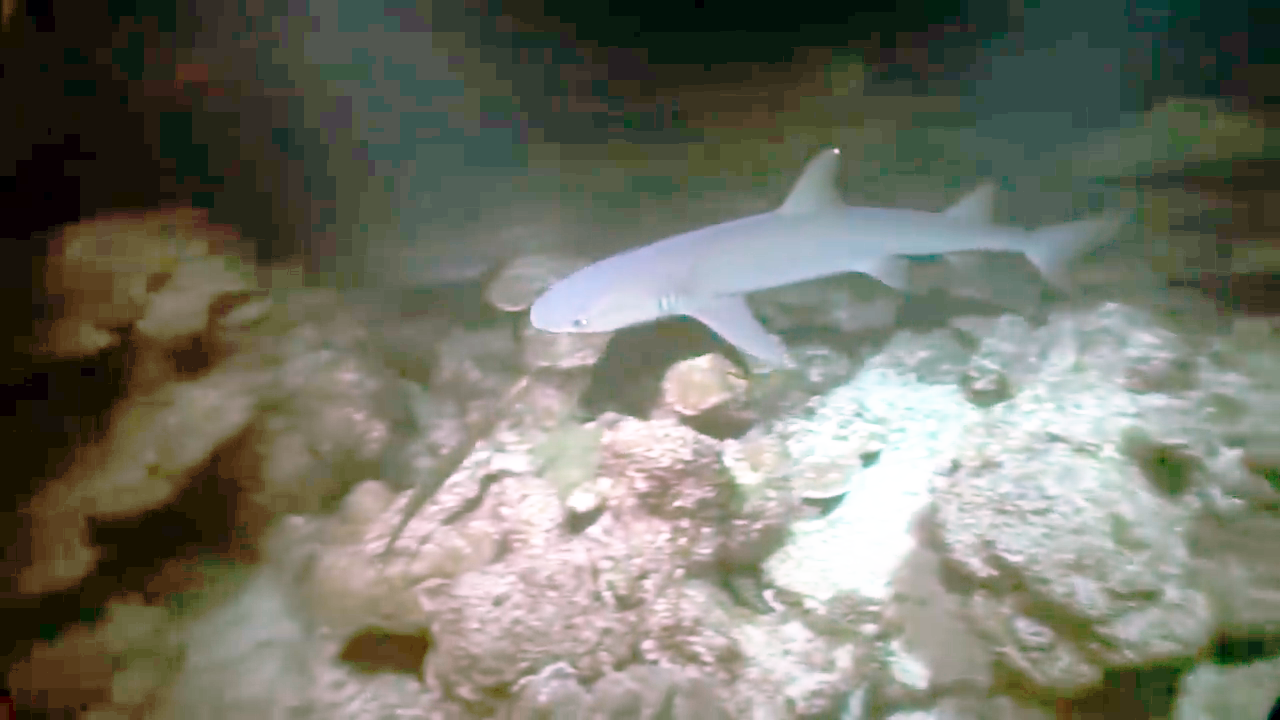
#> input picture RCG-Net/reference-780/12348.png, 1280 x 720 px, found by its file name; its folder holds only this picture in this run
$ python GetVar_Avg_RGB_Every.py
#> lines starting #> are read from the running program, lines starting #| are printed output that depends on the picture
# 获取 某个文件夹内所有图像的 RGB 三通道方差均值 的 直方图分布
import os
import cv2
import numpy as np
import matplotlib
import matplotlib.pyplot as plt

def compute_channel_variance_per_image(image_folder, IsOrNot = False):
#> called with image_folder = './1/reference-780', IsOrNot = False
    image_paths = [os.path.join(image_folder, f) for f in os.listdir(image_folder)
                   if f.endswith(('.png', '.jpg', '.jpeg', '.bmp'))]

    all_var_r, all_var_g, all_var_b = [], [], []
    var_mean_list = []
    mean_var_per_image = []  # 存储每张图像的均值和文件名

    print("每张图像的通道方差信息：\n")

    for path in image_paths:
        image_name = os.path.basename(path)
        image = cv2.imread(path)  # BGR
#> image is the input picture: shape (720, 1280, 3); mean B, G, R 103.6, 116, 115.4
        if image is None:
            print(f"跳过无法读取的图像: {path}")
            continue

        if IsOrNot:
            image = cv2.resize(image, (256, 256))

        var_b = np.var(image[:, :, 0])
#> var_b = 5101.7
        var_g = np.var(image[:, :, 1])
#> var_g = 4107.1
        var_r = np.var(image[:, :, 2])
#> var_r = 4414.3
        var_mean = (var_r + var_g + var_b) / 3
#> var_mean = 4541

        all_var_b.append((image_name, var_b))
        all_var_g.append((image_name, var_g))
        all_var_r.append((image_name, var_r))
        var_mean_list.append(var_mean)
        mean_var_per_image.append((image_name, var_mean))

        print(f"{image_name}: R_var={var_r:.2f}, G_var={var_g:.2f}, B_var={var_b:.2f}, Mean_var={var_mean:.2f}")
#| 12348.png: R_var=4414.27, G_var=4107.14, B_var=5101.68, Mean_var=4541.03

    def format_extremes(data, name, mean_val):
        sorted_data = sorted(data, key=lambda x: x[1])
        s = f"\n{name}通道平均方差: {mean_val:.2f}\n  最大三值："
        for n, v in sorted(data[-3:], key=lambda x: -x[1]):
            s += f"\n    {n}: {v:.2f}"
        s += f"\n  最小三值："
        for n, v in sorted_data[:3]:
            s += f"\n    {n}: {v:.2f}"
        return s

    r_mean = np.mean([x[1] for x in all_var_r])
#> r_mean = 4414.3
    g_mean = np.mean([x[1] for x in all_var_g])
#> g_mean = 4107.1
    b_mean = np.mean([x[1] for x in all_var_b])
#> b_mean = 5101.7
    global_mean = np.mean(var_mean_list)
#> global_mean = 4541

    print(format_extremes(all_var_r, "R", r_mean))
#> in format_extremes, `sorted_data = sorted(data, key=lambda x: x[1])`: sorted_data = [('12348.png', 4414.3)]
#> the loop in format_extremes, `for n, v in sorted(data[-3:], key=lambda x: -x[1]):` made 1 pass
#> the loop in format_extremes, `for n, v in sorted_data[:3]:` made 1 pass
#| R通道平均方差: 4414.27
#|   最大三值：
#|     12348.png: 4414.27
#|   最小三值：
#|     12348.png: 4414.27
    print(format_extremes(all_var_g, "G", g_mean))
#> the loop in format_extremes (call 2), `for n, v in sorted(data[-3:], key=lambda x: -x[1]):` made 1 pass
#> (n, v) on pass 1: ('12348.png', 4107.1)
#> the loop in format_extremes (call 2), `for n, v in sorted_data[:3]:` made 1 pass
#| G通道平均方差: 4107.14
#|   最大三值：
#|     12348.png: 4107.14
#|   最小三值：
#|     12348.png: 4107.14
    print(format_extremes(all_var_b, "B", b_mean))
#| B通道平均方差: 5101.68
#|   最大三值：
#|     12348.png: 5101.68
#|   最小三值：
#|     12348.png: 5101.68

    # 方差均值最大/最小三图
    sorted_mean_var = sorted(mean_var_per_image, key=lambda x: x[1])
#> sorted_mean_var = [('12348.png', 4541)]
    print(f"\n通道方差均值的全局平均: {global_mean:.2f}\n  最大三值：")
#| 通道方差均值的全局平均: 4541.03
#|   最大三值：
    for n, v in sorted(sorted_mean_var[-3:], key=lambda x: -x[1]):
        print(f"    {n}: {v:.2f}")
#> this loop made 1 pass
#> (printed output is left out)
    print("  最小三值：")
    for n, v in sorted_mean_var[:3]:
        print(f"    {n}: {v:.2f}")

    # 绘制分布直方图
    plt.figure(figsize=(8, 5))
    bins = np.arange(0, max(var_mean_list) + 200, 200)
    plt.hist(var_mean_list, bins=bins, edgecolor='black', color='skyblue')

    # 计算低于5000的比例
    below_5000 = sum(v < 5000 for v in var_mean_list)
#> below_5000 = 1
    total = len(var_mean_list)
#> total = 1
    percentage = (below_5000 / total) * 100
#> percentage = 100
    # 计算 95% 处的值
    percentile_95 = np.percentile(var_mean_list, 95)
#> percentile_95 = 4541

    # 确保输出目录存在
    folder_new = "var-every"
    os.makedirs(folder_new, exist_ok=True)

    # 设置支持中文的字体（如 SimHei 或 Microsoft YaHei）
    matplotlib.rcParams['font.sans-serif'] = ['SimHei']  # 黑体
    matplotlib.rcParams['axes.unicode_minus'] = False    # 正常显示负号

    name_now = os.path.basename(os.path.normpath(image_folder))
    if IsOrNot:
        plt.title(f"{name_now}-256 中 单张图像 的 三通道方差均值分布 直方图")
    else:
        plt.title(f"{name_now} 中 单张图像 的 三通道方差均值分布 直方图")
    plt.xlabel(f"方差 95%处值为 {percentile_95:.2f}, 通道方差均值 < 5000 占比：{percentage:.2f}% ")
    plt.ylabel("图像数量")
    plt.grid(True, linestyle='--', alpha=0.6)
    plt.tight_layout()
    if IsOrNot:
        plt.savefig(f"./var-every/var-{name_now}-256.png")
    else:
        plt.savefig(f"./{folder_new}/var-{name_now}.png")
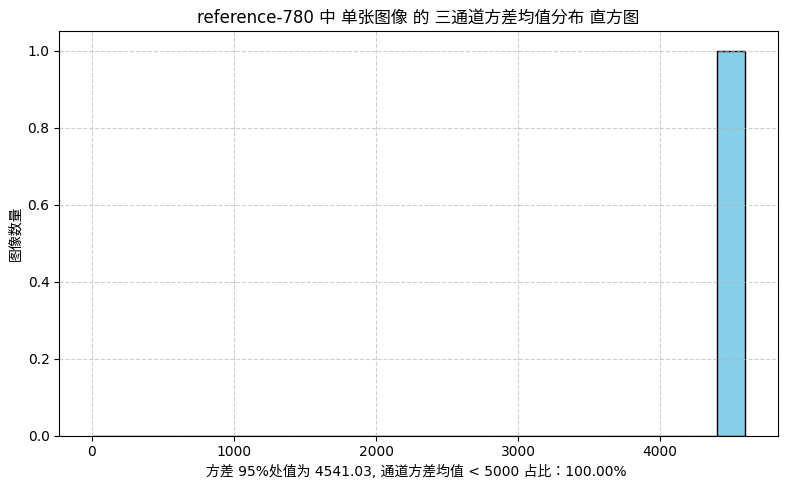
#> figure drawn by matplotlib, 1 panel; tallest bar 1 high, from x = 4400 to 4600
    print(f"\n分布直方图已保存为 var.png, 95%处值为 {percentile_95:.2f}, 方差 < 5000 的图像占比为 {percentage:.2f}%")
#| 分布直方图已保存为 var.png, 95%处值为 4541.03, 方差 < 5000 的图像占比为 100.00%

    suffix = "-256" if IsOrNot else ""
    # ✅ R/G/B 单独通道的分布直方图
    def draw_channel_hist(channel_data, channel_name, color, below):
        # 提取方差值列表
#> called with channel_name = 'R', color = 'salmon', below = 6000
        values = [v for _, v in channel_data]
#> values = [4414.3]
        # 计算低于5000的比例
        below_5000 = sum(v < below for v in values)
#> below_5000 = 1
        total = len(values)
#> total = 1
        percentage = (below_5000 / total) * 100
#> percentage = 100
        # ✅ 95% 处值
        percentile_95 = np.percentile(values, 95)
#> percentile_95 = 4414.3

        values = [v for _, v in channel_data]
        plt.figure(figsize=(8, 5))
        bins = np.arange(0, max(values) + 200, 200)
        plt.hist(values, bins=bins, edgecolor='black', color=color)
        plt.title(f"{name_now}{suffix} 中 单张图像 的 {channel_name} 通道方差分布")
        plt.xlabel(f"方差 95%处值为 {percentile_95:.2f}, 通道方差均值 < {below} 占比：{percentage:.2f}% ")
        plt.ylabel("图像数量")
        plt.grid(True, linestyle='--', alpha=0.6)
        plt.tight_layout()
        filename = f"./{folder_new}/var-{name_now}{suffix}-{channel_name}.png"
        plt.savefig(filename)
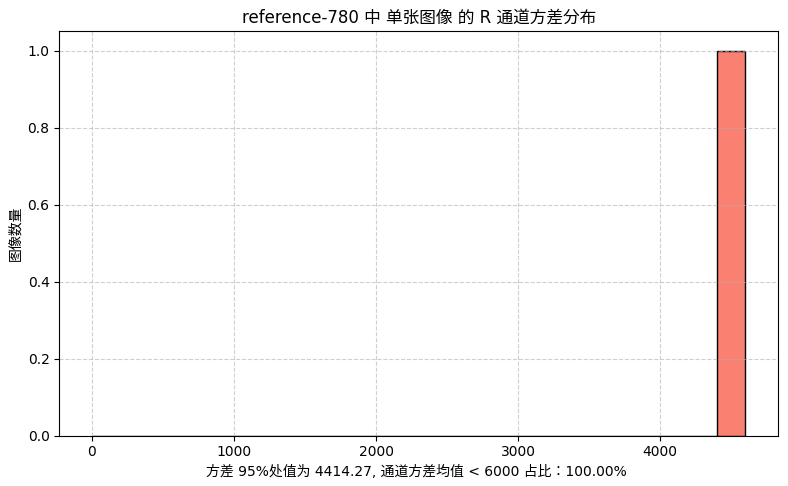
#> figure drawn by matplotlib, 1 panel; tallest bar 1 high, from x = 4400 to 4600
        print(f"{channel_name} 通道直方图已保存为 {filename}, 95%处值为 {percentile_95:.2f}, 方差 < {below} 的图像占比为 {percentage:.2f}%")
#| R 通道直方图已保存为 ./var-every/var-reference-780-R.png, 95%处值为 4414.27, 方差 < 6000 的图像占比为 100.00%

    draw_channel_hist(all_var_r, "R", "salmon", 6000)
    draw_channel_hist(all_var_g, "G", "mediumseagreen", 5500)
#> call 2 of draw_channel_hist, with channel_name = 'G', color = 'mediumseagreen', below = 5500
#> in draw_channel_hist (call 2), `values = [v for _, v in channel_data]`: values = [4107.1]
#> in draw_channel_hist (call 2), `percentile_95 = np.percentile(values, 95)`: percentile_95 = 4107.1
#> in draw_channel_hist (call 2), `plt.savefig(filename)`:
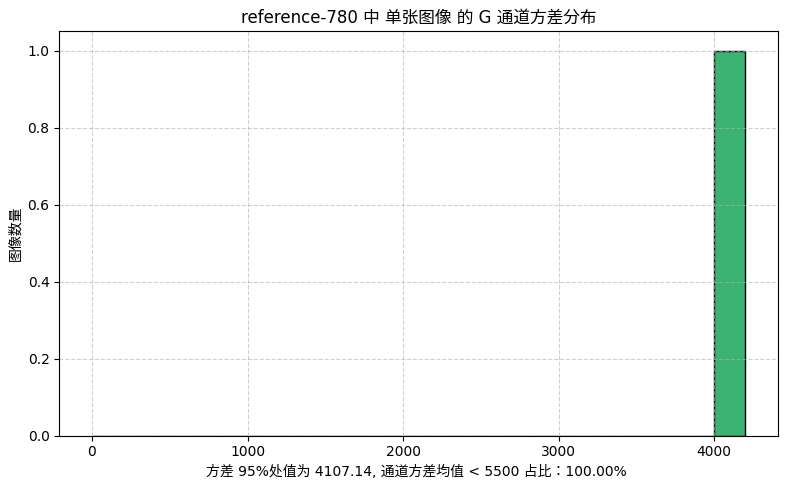
#> figure drawn by matplotlib, 1 panel; tallest bar 1 high, from x = 4000 to 4200
#| G 通道直方图已保存为 ./var-every/var-reference-780-G.png, 95%处值为 4107.14, 方差 < 5500 的图像占比为 100.00%
    draw_channel_hist(all_var_b, "B", "cornflowerblue", 5900)
#> call 3 of draw_channel_hist, with channel_name = 'B', color = 'cornflowerblue', below = 5900
#> in draw_channel_hist (call 3), `values = [v for _, v in channel_data]`: values = [5101.7]
#> in draw_channel_hist (call 3), `percentile_95 = np.percentile(values, 95)`: percentile_95 = 5101.7
#> in draw_channel_hist (call 3), `plt.savefig(filename)`:
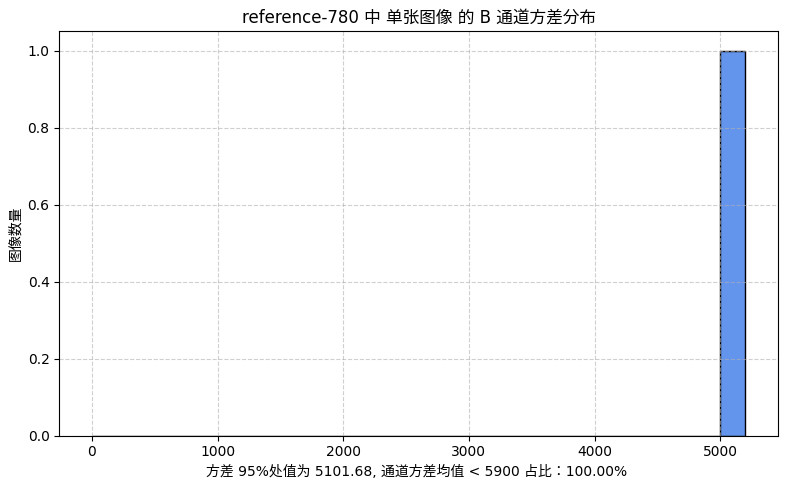
#> figure drawn by matplotlib, 1 panel; tallest bar 1 high, from x = 5000 to 5200
#| B 通道直方图已保存为 ./var-every/var-reference-780-B.png, 95%处值为 5101.68, 方差 < 5900 的图像占比为 100.00%

# 使用方法
folder = './1/reference-780'  # ← 替换为你自己的图像文件夹路径
is256 = False    # 是否要 resize 为 256*256
compute_channel_variance_per_image(folder, IsOrNot = is256)

$ run again, on RCG-Net/reference-780/279_img_.png
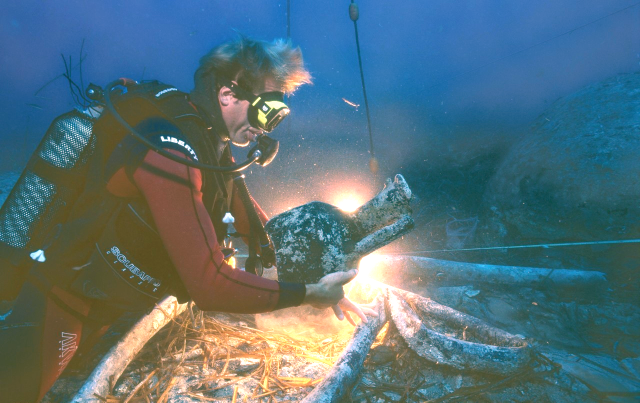
#> input picture RCG-Net/reference-780/279_img_.png, 1280 x 805 px, found by its file name (shown at 1/2 size)
#> in compute_channel_variance_per_image, image is the input picture: shape (805, 1280, 3); mean B, G, R 121.6, 113.1, 86.4
#> var_b = 2555.8
#> var_g = 1356.6
#> var_r = 3687.1
#> var_mean = 2533.1
#| 279_img_.png: R_var=3687.08, G_var=1356.57, B_var=2555.78, Mean_var=2533.14
#> r_mean = 3687.1
#> g_mean = 1356.6
#> b_mean = 2555.8
#> global_mean = 2533.1
#> sorted_data = [('279_img_.png', 3687.1)]
#> the loop in format_extremes, `for n, v in sorted(data[-3:], key=lambda x: -x[1]):` made 1 pass
#> the loop in format_extremes, `for n, v in sorted_data[:3]:` made 1 pass
#| R通道平均方差: 3687.08
#|   最大三值：
#|     279_img_.png: 3687.08
#|   最小三值：
#|     279_img_.png: 3687.08
#> the loop in format_extremes (call 2), `for n, v in sorted(data[-3:], key=lambda x: -x[1]):` made 1 pass
#> (n, v) on pass 1: ('279_img_.png', 1356.6)
#> the loop in format_extremes (call 2), `for n, v in sorted_data[:3]:` made 1 pass
#| G通道平均方差: 1356.57
#|   最大三值：
#|     279_img_.png: 1356.57
#|   最小三值：
#|     279_img_.png: 1356.57
#| B通道平均方差: 2555.78
#|   最大三值：
#|     279_img_.png: 2555.78
#|   最小三值：
#|     279_img_.png: 2555.78
#> sorted_mean_var = [('279_img_.png', 2533.1)]
#| 通道方差均值的全局平均: 2533.14
#|   最大三值：
#> the loop in compute_channel_variance_per_image, `for n, v in sorted(sorted_mean_var[-3:], key=lambda x: -x[1]):` made 1 pass
#> (printed output is left out)
#> the loop in compute_channel_variance_per_image, `for n, v in sorted_mean_var[:3]:` made 1 pass
#> (printed output is left out)
#> in compute_channel_variance_per_image, `below_5000 = sum(v < 5000 for v in var_mean_list)`: below_5000 = 1
#> in compute_channel_variance_per_image, `percentage = (below_5000 / total) * 100`: percentage = 100
#> in compute_channel_variance_per_image, `percentile_95 = np.percentile(var_mean_list, 95)`: percentile_95 = 2533.1
#| 分布直方图已保存为 var.png, 95%处值为 2533.14, 方差 < 5000 的图像占比为 100.00%
#> values = [3687.1]
#> in draw_channel_hist, `below_5000 = sum(v < below for v in values)`: below_5000 = 1
#> in draw_channel_hist, `percentage = (below_5000 / total) * 100`: percentage = 100
#> in draw_channel_hist, `percentile_95 = np.percentile(values, 95)`: percentile_95 = 3687.1
#| R 通道直方图已保存为 ./var-every/var-reference-780-R.png, 95%处值为 3687.08, 方差 < 6000 的图像占比为 100.00%
#> values = [1356.6]
#> in draw_channel_hist (call 2), `percentile_95 = np.percentile(values, 95)`: percentile_95 = 1356.6
#> in draw_channel_hist (call 2), `plt.savefig(filename)`:
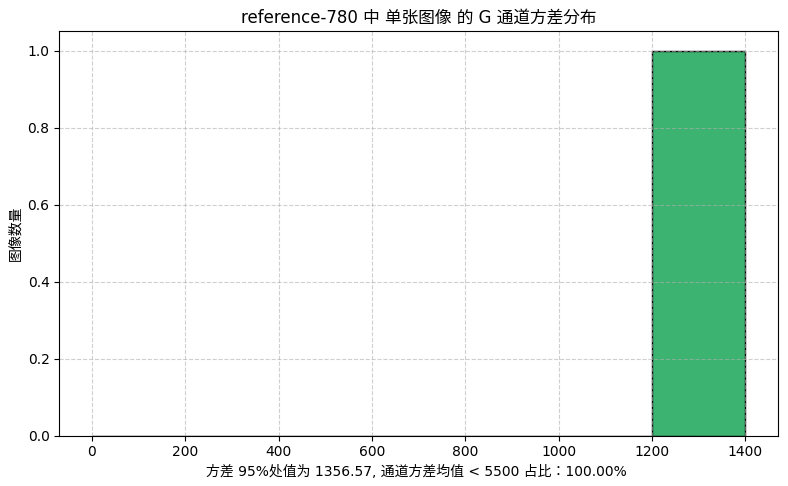
#> figure drawn by matplotlib, 1 panel; tallest bar 1 high, from x = 1200 to 1400
#| G 通道直方图已保存为 ./var-every/var-reference-780-G.png, 95%处值为 1356.57, 方差 < 5500 的图像占比为 100.00%
#> values = [2555.8]
#> in draw_channel_hist (call 3), `percentile_95 = np.percentile(values, 95)`: percentile_95 = 2555.8
#> in draw_channel_hist (call 3), `plt.savefig(filename)`:
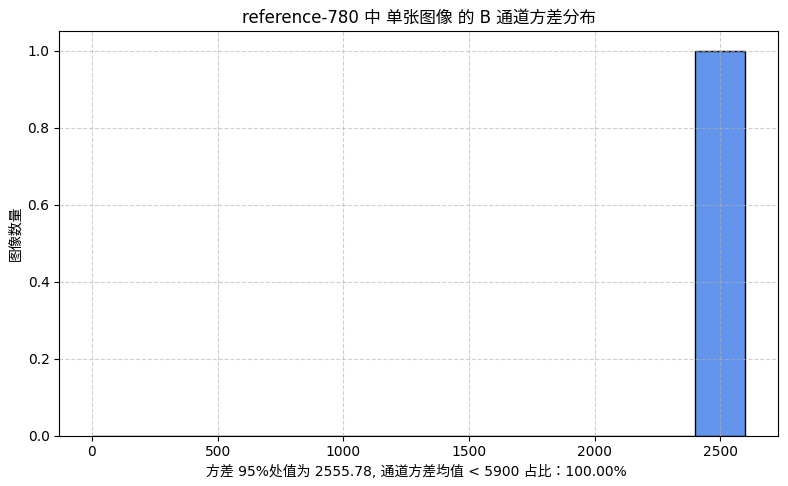
#> figure drawn by matplotlib, 1 panel; tallest bar 1 high, from x = 2400 to 2600
#| B 通道直方图已保存为 ./var-every/var-reference-780-B.png, 95%处值为 2555.78, 方差 < 5900 的图像占比为 100.00%

$ run again, on RCG-Net/reference-780/395_img_.png
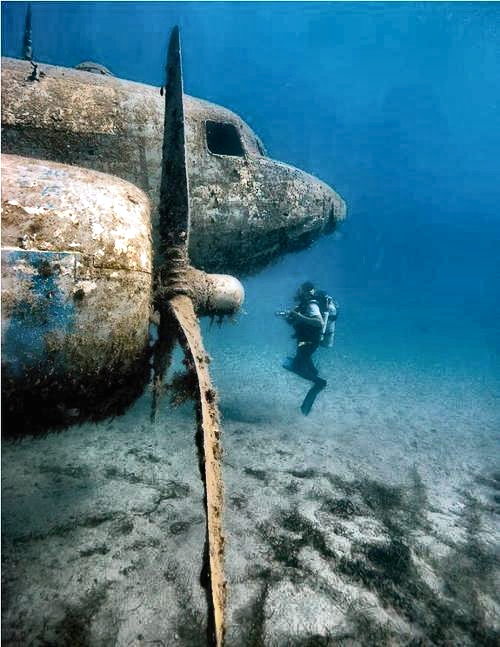
#> input picture RCG-Net/reference-780/395_img_.png, 500 x 647 px, found by its file name
#> in compute_channel_variance_per_image, image is the input picture: shape (647, 500, 3); mean B, G, R 133.9, 118.2, 72.5
#> var_b = 3199
#> var_g = 2347.3
#> var_r = 4389.4
#> var_mean = 3311.9
#| 395_img_.png: R_var=4389.39, G_var=2347.32, B_var=3198.96, Mean_var=3311.89
#> r_mean = 4389.4
#> g_mean = 2347.3
#> b_mean = 3199
#> global_mean = 3311.9
#> sorted_data = [('395_img_.png', 4389.4)]
#> the loop in format_extremes, `for n, v in sorted(data[-3:], key=lambda x: -x[1]):` made 1 pass
#> the loop in format_extremes, `for n, v in sorted_data[:3]:` made 1 pass
#| R通道平均方差: 4389.39
#|   最大三值：
#|     395_img_.png: 4389.39
#|   最小三值：
#|     395_img_.png: 4389.39
#> the loop in format_extremes (call 2), `for n, v in sorted(data[-3:], key=lambda x: -x[1]):` made 1 pass
#> (n, v) on pass 1: ('395_img_.png', 2347.3)
#> the loop in format_extremes (call 2), `for n, v in sorted_data[:3]:` made 1 pass
#| G通道平均方差: 2347.32
#|   最大三值：
#|     395_img_.png: 2347.32
#|   最小三值：
#|     395_img_.png: 2347.32
#| B通道平均方差: 3198.96
#|   最大三值：
#|     395_img_.png: 3198.96
#|   最小三值：
#|     395_img_.png: 3198.96
#> sorted_mean_var = [('395_img_.png', 3311.9)]
#| 通道方差均值的全局平均: 3311.89
#|   最大三值：
#> the loop in compute_channel_variance_per_image, `for n, v in sorted(sorted_mean_var[-3:], key=lambda x: -x[1]):` made 1 pass
#> (printed output is left out)
#> the loop in compute_channel_variance_per_image, `for n, v in sorted_mean_var[:3]:` made 1 pass
#> (printed output is left out)
#> in compute_channel_variance_per_image, `below_5000 = sum(v < 5000 for v in var_mean_list)`: below_5000 = 1
#> in compute_channel_variance_per_image, `percentage = (below_5000 / total) * 100`: percentage = 100
#> in compute_channel_variance_per_image, `percentile_95 = np.percentile(var_mean_list, 95)`: percentile_95 = 3311.9
#| 分布直方图已保存为 var.png, 95%处值为 3311.89, 方差 < 5000 的图像占比为 100.00%
#> values = [4389.4]
#> in draw_channel_hist, `below_5000 = sum(v < below for v in values)`: below_5000 = 1
#> in draw_channel_hist, `percentage = (below_5000 / total) * 100`: percentage = 100
#> in draw_channel_hist, `percentile_95 = np.percentile(values, 95)`: percentile_95 = 4389.4
#| R 通道直方图已保存为 ./var-every/var-reference-780-R.png, 95%处值为 4389.39, 方差 < 6000 的图像占比为 100.00%
#> values = [2347.3]
#> in draw_channel_hist (call 2), `percentile_95 = np.percentile(values, 95)`: percentile_95 = 2347.3
#> in draw_channel_hist (call 2), `plt.savefig(filename)`:
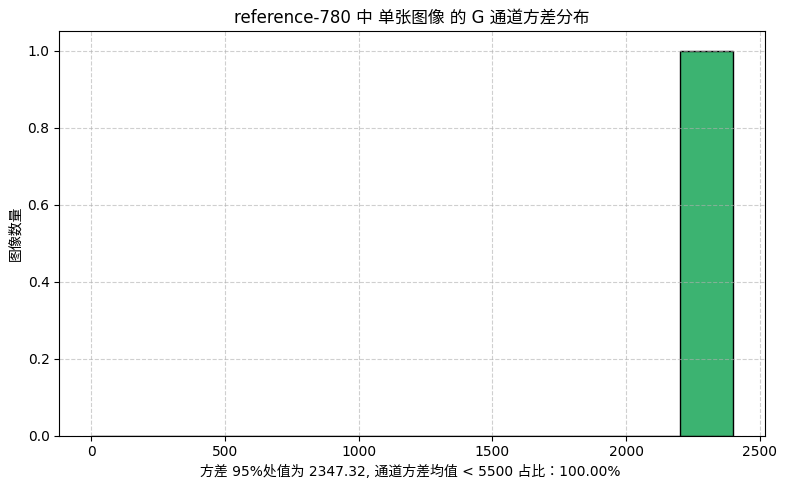
#> figure drawn by matplotlib, 1 panel; tallest bar 1 high, from x = 2200 to 2400
#| G 通道直方图已保存为 ./var-every/var-reference-780-G.png, 95%处值为 2347.32, 方差 < 5500 的图像占比为 100.00%
#> values = [3199]
#> in draw_channel_hist (call 3), `percentile_95 = np.percentile(values, 95)`: percentile_95 = 3199
#> in draw_channel_hist (call 3), `plt.savefig(filename)`:
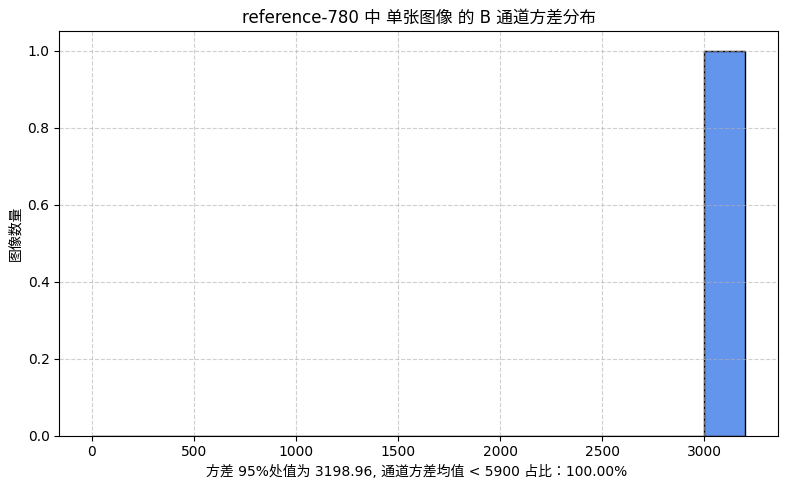
#> figure drawn by matplotlib, 1 panel; tallest bar 1 high, from x = 3000 to 3200
#| B 通道直方图已保存为 ./var-every/var-reference-780-B.png, 95%处值为 3198.96, 方差 < 5900 的图像占比为 100.00%
